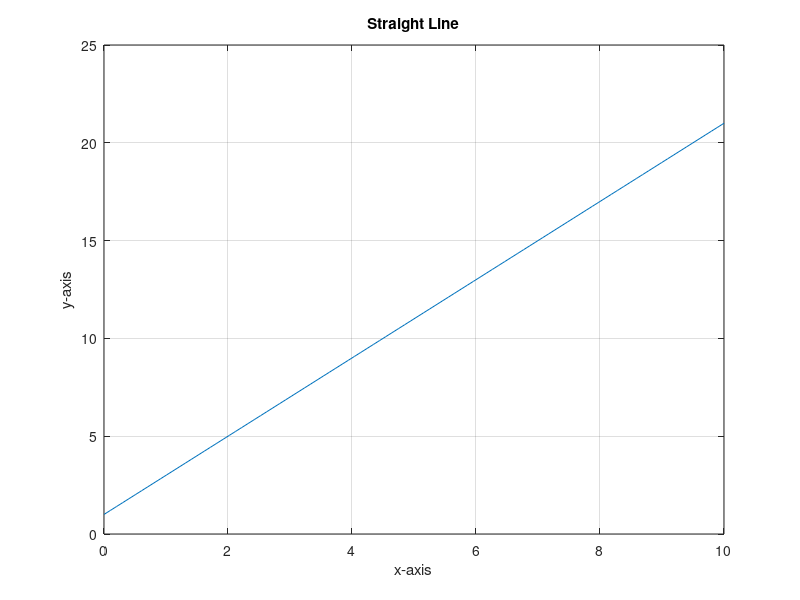

Write MATLAB code to recreate this figure.
m = 2; 
c = 1; 
x = linspace(0, 10, 100); 
y = m*x + c;
plot(x, y) 
xlabel('x-axis') 
ylabel('y-axis') 
title("Straight Line") 
grid on